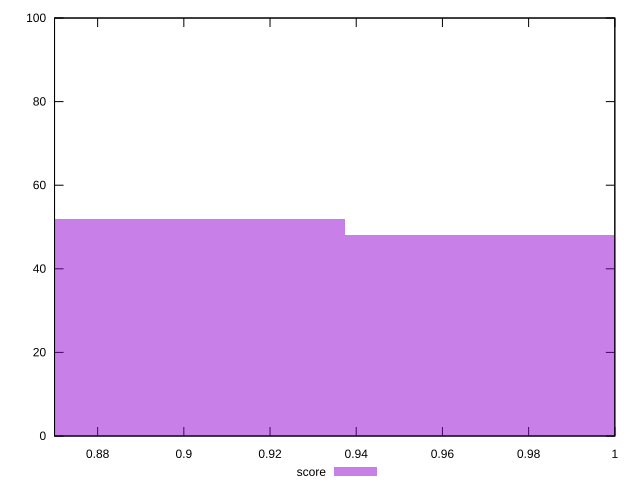

Reproduce this figure in gnuplot.
reset

$score <<EOF
1.0095705509608466 48
0.8653461865378685 52
EOF

set key outside below
set boxwidth 0.1442243644229781
set xrange [0.87:1]
set yrange [0:100]
set trange [0:100]
set style fill transparent solid 0.5 noborder
set terminal svg size 640, 490 enhanced background rgb 'white'
set output "report_00014_2021-02-09T15:56:05.503Z/unminified-javascript/samples/pages+cached+noadtech+nomedia+nocss/score/histogram.svg"

plot $score title "score" with boxes

reset
